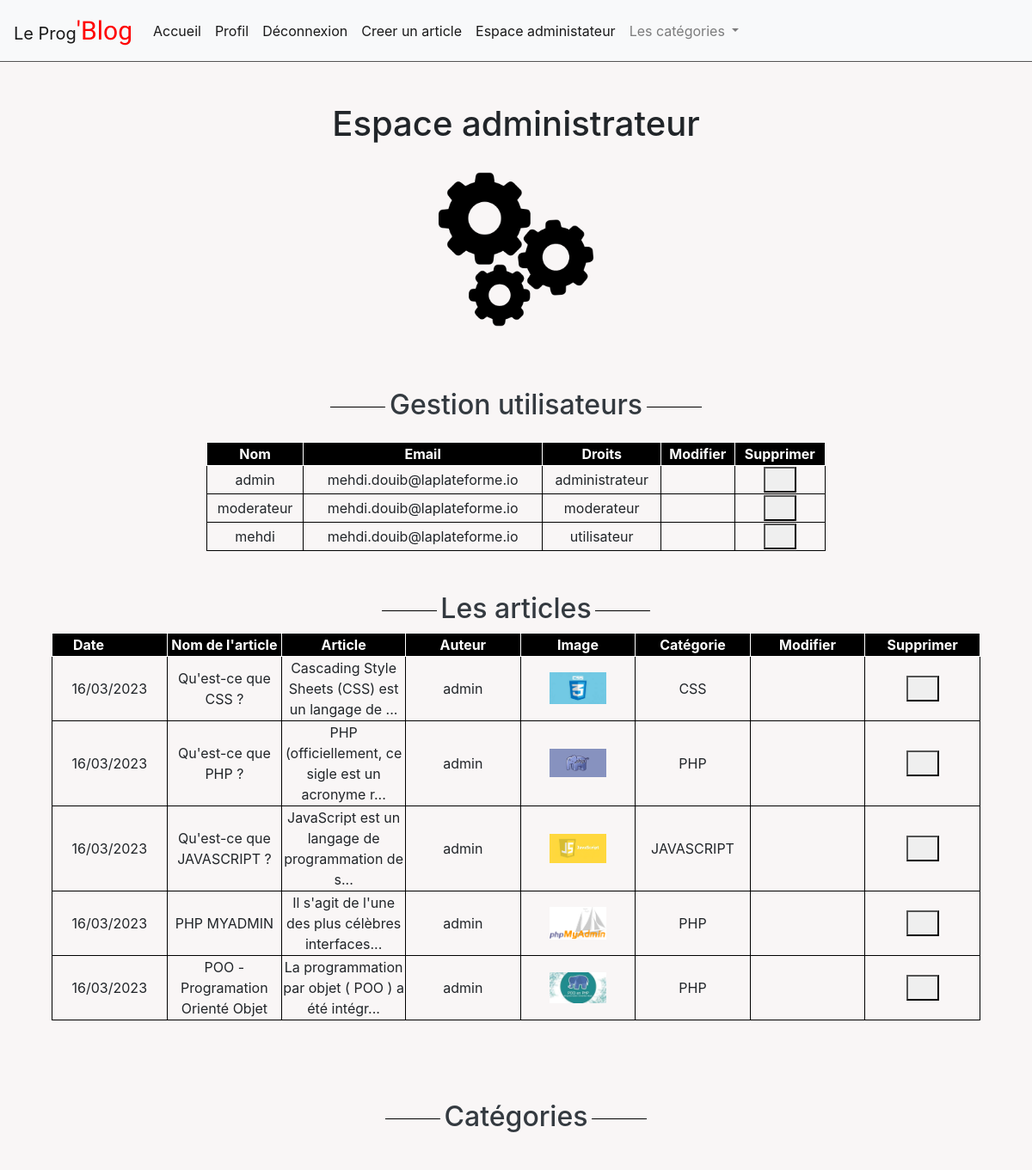
/admin.php?class=plus (signed in, upper part), run on an earlier commit of the app's database.
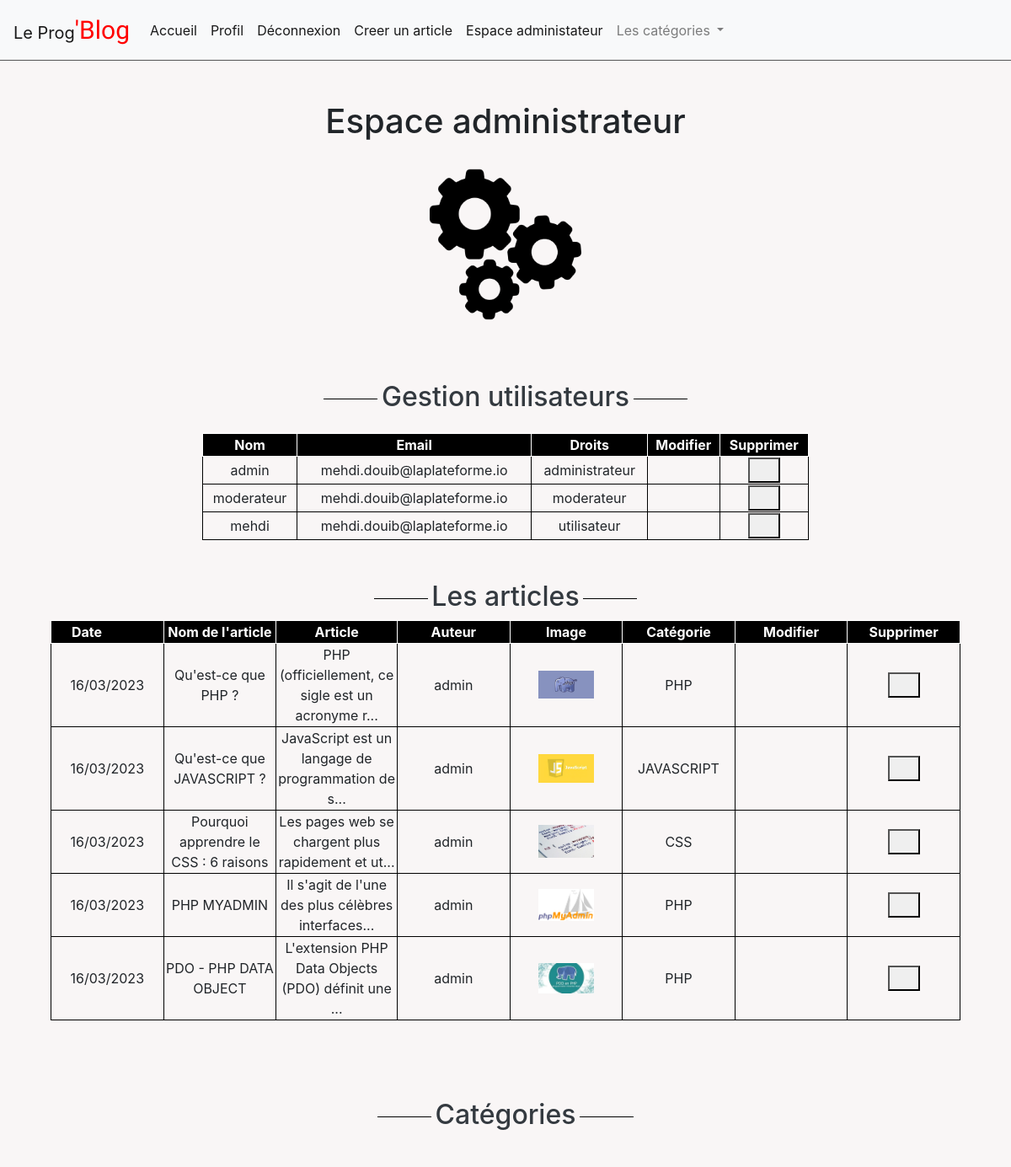
And on a later commit of the database.
### tables this page shows
CREATE TABLE IF NOT EXISTS `utilisateurs` (
  `id` int(11) NOT NULL AUTO_INCREMENT,
  `login` varchar(255) NOT NULL,
  `password` varchar(255) NOT NULL,
  `email` varchar(255) NOT NULL,
  `id_droits` int(11) NOT NULL DEFAULT 1,
  PRIMARY KEY (`id`)
);

CREATE TABLE IF NOT EXISTS `droits` (
  `id` int(11) NOT NULL AUTO_INCREMENT,
  `nom` varchar(80) NOT NULL,
  PRIMARY KEY (`id`)
);

CREATE TABLE IF NOT EXISTS `articles` (
  `id` int(11) NOT NULL AUTO_INCREMENT,
  `titre` varchar(255) NOT NULL,
  `article` text NOT NULL,
  `id_utilisateur` int(11) NOT NULL,
  `id_categorie` int(11) NOT NULL,
  `date` timestamp NOT NULL DEFAULT current_timestamp() ON UPDATE current_timestamp(),
  `image` varchar(255) NOT NULL,
  PRIMARY KEY (`id`),
  KEY `id_categorie` (`id_categorie`)
);

CREATE TABLE IF NOT EXISTS `categories` (
  `id` int(11) NOT NULL AUTO_INCREMENT,
  `nom` varchar(80) NOT NULL,
  PRIMARY KEY (`id`)
);

### admin.php (the view, shortened to what the changed rows need)
<?php
if (isset($_SESSION['user'])) {
    require 'php/include/connexion.php';
    $recuperation_users = $bd->prepare("SELECT * FROM utilisateurs INNER JOIN droits ON utilisateurs.id_droits = droits.id");
    $recuperation_users->execute();
    $resultat_users = $recuperation_users->fetchall();
    $nb_page = 5;
    if (!isset($_GET['start'])) {
        $offset = 0;
    }
    else {
        $offset = $_GET['start'];
    }
    if (isset($_GET['class'])) {
        if ($_GET['class'] == "plus" ) {
            $recuperation_articles = $bd->prepare("SELECT * FROM articles INNER JOIN utilisateurs ON articles.id_utilisateur = utilisateurs.id INNER JOIN categories ON articles.id_categorie = categories.id ORDER BY `date` DESC LIMIT $nb_page OFFSET $offset");
            $recuperation_articles->execute();
            $resultat_recuperation_articles = $recuperation_articles->fetchall();
        }
    }
}
else {
    $_SESSION['erreur'] = 'Vous devez etre connecté !';
    header("location: connexion.php");
}
?>
<!DOCTYPE html>
<html lang="fr">
<head>
    <link rel="stylesheet" href="https://maxcdn.bootstrapcdn.com/bootstrap/4.0.0/css/bootstrap.min.css">
    <link href="src/fontello/css/fontello.css" rel="stylesheet">
    <link href="src/css/styles.css" rel="stylesheet">
</head>
<body>
    <main class="main_admin">
        <h1 class="pt-5">Espace administrateur</h1>
        <section>
            <h2 class="titre_admin">Gestion utilisateurs</h2>
            <div class="scroll">
                <table class="table1">
                    <thead>
                        <tr>
                            <th>Nom</th>
                            <th>Email</th>
                            <th>Droits</th>
                            <th>Modifier</th>
                            <th>Supprimer</th>
                        </tr>
                    </thead>
                    <tbody>
                        <?php for($i = 0 ; $i < COUNT($resultat_users) ; $i ++) :?>
                        <tr>
                            <td><?= $resultat_users[$i]['login'] ?></td>
                            <td><?= $resultat_users[$i]['email'] ?></td>
                            <td><?= $resultat_users[$i]['nom'] ?></td>
                            <td><a class="icon-edit" href="modification_user.php?id=<?=$resultat_users[$i][0] ?>" title="Modifier"></a> </td>
                            <td><button><a class="icon-trash" href="php/traitement/supprimer_user.php?id=<?= $resultat_users[$i][0]?>" title="supprimer" onclick="return confirm('Supprimer : <?=$resultat_users[$i]['login'];?> ?')"></a></button></td>
                        </tr>
                        <?php endfor ;?>
                    </tbody>
                </table>
            </div>
        </section>
        <section>
            <h2 class="titre_admin">Les articles</h2>
            <div class="div_table2">
            <table class="table2">
                <thead>
                    <tr>
                        <th>Date <a class="icon-up-micro" href="admin.php?class=plus"></a><a class="icon-down-micro" href="admin.php?class=moins"></a></th>
                        <th>Nom de l'article</th>
                        <th>Article</th>
                        <th>Auteur</th>
                        <th>Image</th>
                        <th>Catégorie</th>
                        <th>Modifier</th>
                        <th>Supprimer</th>
                    </tr>
                </thead>
                <tbody>
                    <?php for ($i = 0 ; $i<COUNT($resultat_recuperation_articles) ; $i++) :?>
                    <tr>
                        <td><?= date("d/m/Y",strtotime($resultat_recuperation_articles[$i]['date'])) ?></td>
                        <td><?= $resultat_recuperation_articles[$i]['titre'] ?></td>
                        <td><?= mb_strimwidth($resultat_recuperation_articles[$i]['article'], 0 , 50, "..." )?></td>
                        <td><?= $resultat_recuperation_articles[$i]['login'] ?></td>
                        <td><img src="php/traitement/upload/<?= $resultat_recuperation_articles[$i]['image'] ?>" alt="Image"></td>
                        <td><?= $resultat_recuperation_articles[$i]['nom'] ?></td>
                        <td><a class="icon-edit" href="modification_article.php?id=<?= $resultat_recuperation_articles[$i][0]?>" title="Modifier"></a> </td>
                        <td><button><a class="icon-trash" href="php/traitement/supp_article.php?id=<?= $resultat_recuperation_articles[$i][0]?>" title="supprimer" onclick="return confirm('Supprimer : <?=$resultat_recuperation_articles[$i]['titre'];?> ?')"></a></button></td>
                    </tr>
                    <?php endfor ;?>
                </tbody>
            </table>
            </div>
            <h2 class="titre_admin">Catégories</h2>
        </section>
    </main>
</body>
</html>

What changed in the data, as far as the page shows it:
no longer on this page (row unchanged): articles: date "16/03/2023", titre "Qu'est-ce que CSS ?", article "Cascading Style Sheets (CSS) est un langage de ...", id_utilisateur.login "admin", image (picture), id_categorie.nom "CSS"
no longer on this page (row unchanged): articles: date "16/03/2023", titre "POO - Programation Orienté Objet", article "La programmation par objet ( POO ) a été intégr...", id_utilisateur.login "admin", image (picture), id_categorie.nom "PHP"
added articles: date "16/03/2023", titre "Pourquoi apprendre le CSS : 6 raisons", article "Les pages web se chargent plus rapidement et ut...", id_utilisateur.login "admin", image (picture), id_categorie.nom "CSS"
added articles: date "16/03/2023", titre "PDO - PHP DATA OBJECT", article "L'extension PHP Data Objects (PDO) définit une ...", id_utilisateur.login "admin", image (picture), id_categorie.nom "PHP"
